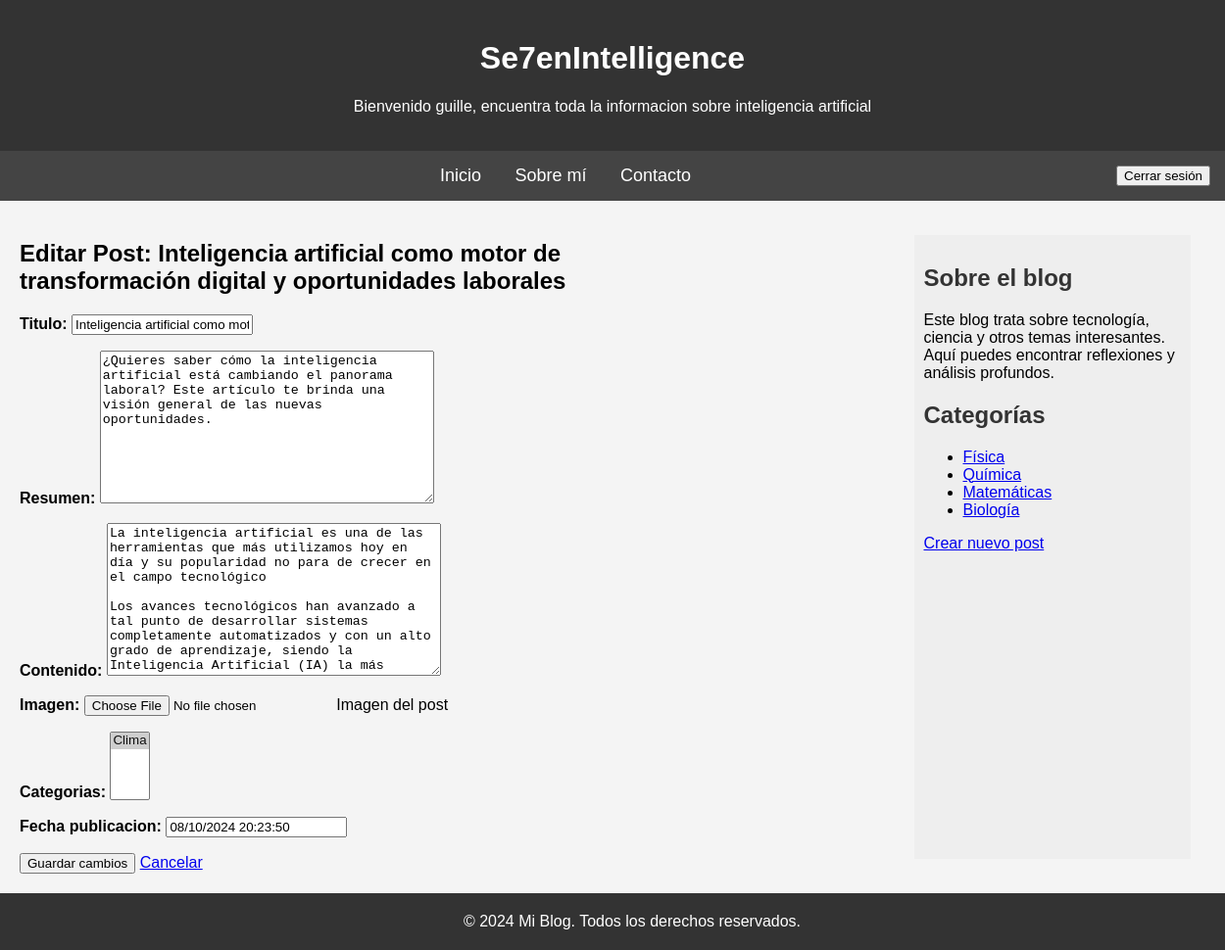
/post/3/editar/ (signed in), run on an earlier commit of the app's database.
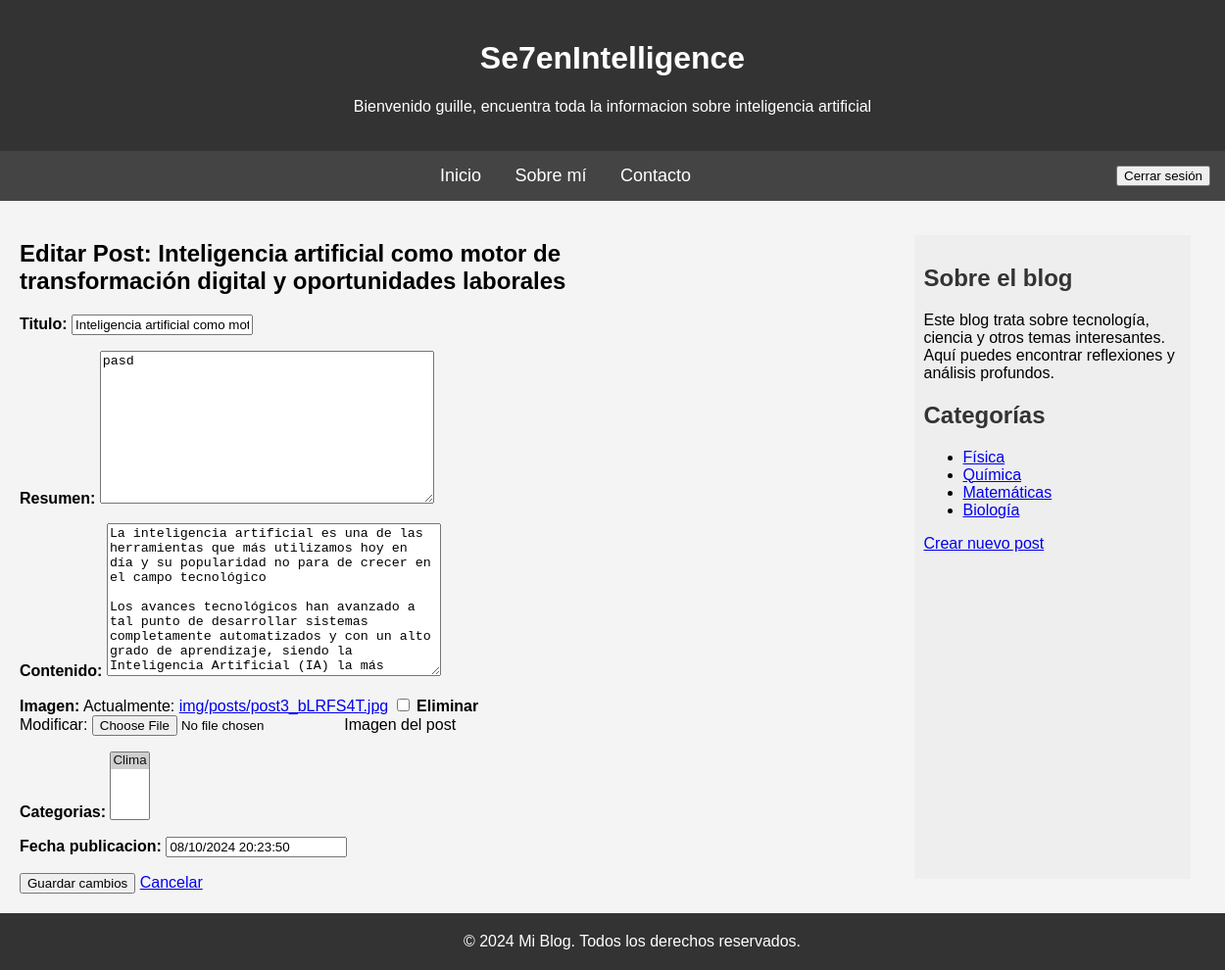
And on a later commit of the database.
### myblog/models.py (models this page shows, shortened)
class Post(models.Model):
    autor = models.ForeignKey(settings.AUTH_USER_MODEL, on_delete=models.CASCADE)
    titulo = models.CharField(max_length=200)
    resumen = models.TextField(max_length=50000)
    fecha_creacion = models.DateTimeField(default=timezone.now)
    fecha_publicacion = models.DateTimeField(blank=True, null=True)
    contenido = models.TextField(max_length=50000)
    imagen = models.ImageField(null=True, blank= True,upload_to= "img/posts", help_text= "Imagen del post")
    categorias = models.ManyToManyField('Categoria', related_name="posts")

### myblog/views.py (the view)
# urls.py: path('post/<int:id>/editar/', editar_post, name='editar_post'),
@login_required
def editar_post(request, id):
    post = get_object_or_404(Post, id=id)
    if request.method == 'POST':
        form = PostForm(request.POST, request.FILES, instance=post)  # Asegúrate de incluir request.FILES
        if form.is_valid():
            form.save()
            return redirect('post_detalle', id=post.id)
    else:
        form = PostForm(instance=post)
    return render(request, 'editar_post.html', {'form': form, 'post': post})

### myblog/forms.py
class PostForm(forms.ModelForm):
    class Meta:
        model = Post
        fields = ['titulo', 'resumen', 'contenido', 'imagen', 'categorias', 'fecha_publicacion']

### myblog/models.py (called while the page is built)
    def __str__(self):
        return self.nombre

### templates/editar_post.html (shortened to what this page needs)
{% extends 'base.html' %}
{% load static %}
{% block content %}
    <div class="container">
        <h2>Editar Post: {{ post.titulo }}</h2>
        <form method="post" method="POST" enctype="multipart/form-data">
            {{ form.as_p }}
            <button type="submit" class="btn btn-success">Guardar cambios</button>
            <a href="{% url 'post_detalle' post.id %}" class="btn btn-secondary">Cancelar</a>
        </form>
    </div>
{% endblock %}

What changed in the data, as far as the page shows it:
changed Post: resumen "¿Quieres saber cómo la inteligencia artificial está cambiando el panorama laboral? Este artículo te brinda una visión general de las nuevas oportunidades." → "pasd"
Also different on the page:
form field as_p: (not shown) → "☐"
text no longer shown: "Titulo: Resumen: Contenido: Imagen: Imagen del post Categorias: Fecha publicacion:"
text now shown: "Titulo: Resumen: Contenido: Imagen: Actualmente: img/posts/post3_bLRFS4T.jpg Eliminar Modificar: Imagen del post Categorias: Fecha publicacion:"
